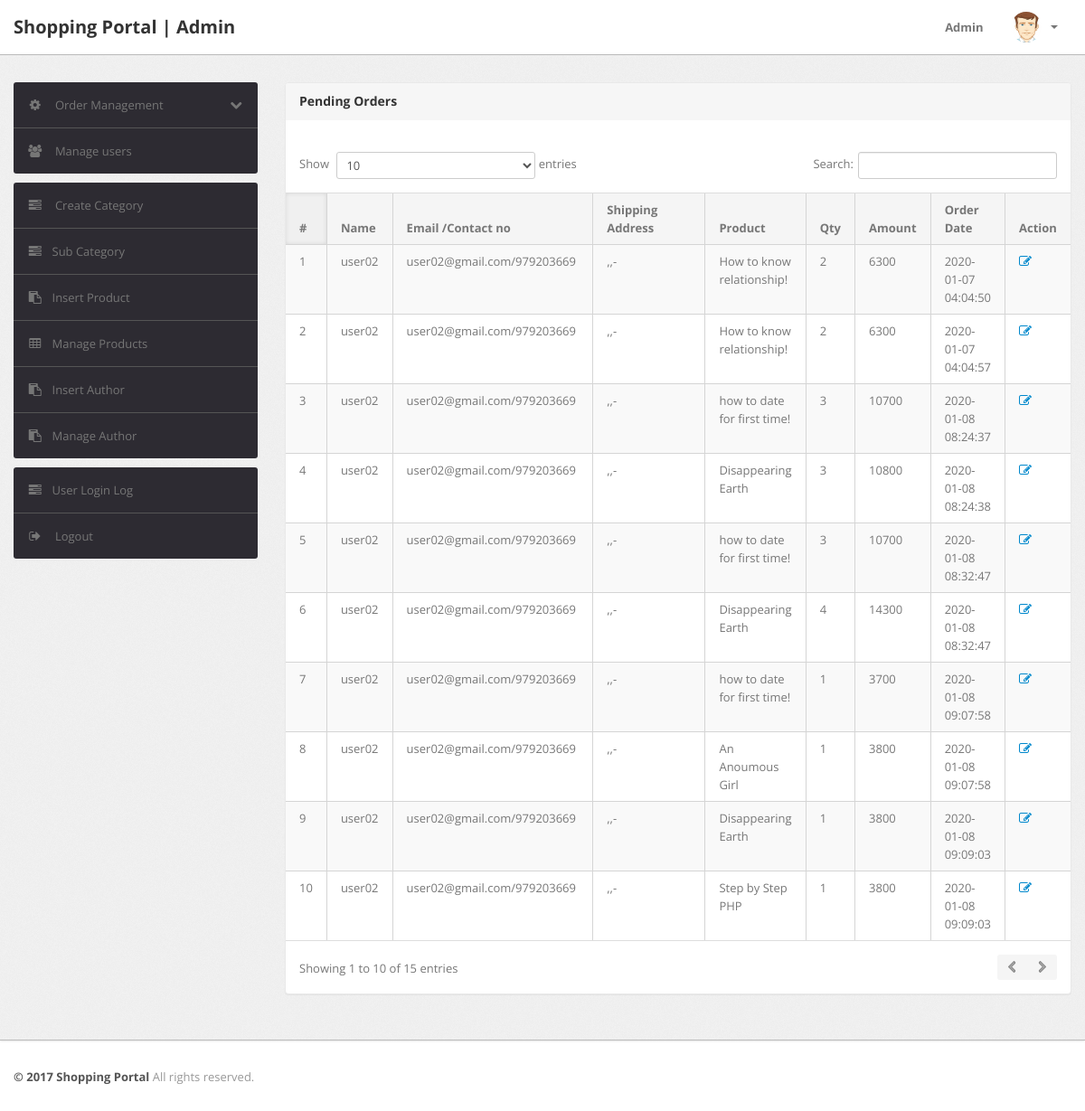
Screenshot of /php_bookshop/shopping/admin/pending-orders.php (signed in) with the database file from the repository.
### tables this page shows
CREATE TABLE `orders` (
  `id` int(11) NOT NULL,
  `userId` int(11) DEFAULT NULL,
  `productId` varchar(255) DEFAULT NULL,
  `quantity` int(11) DEFAULT NULL,
  `orderDate` timestamp NOT NULL DEFAULT current_timestamp(),
  `paymentMethod` varchar(50) DEFAULT NULL,
  `orderStatus` varchar(55) DEFAULT NULL
);

CREATE TABLE `users` (
  `id` int(11) NOT NULL,
  `name` varchar(255) DEFAULT NULL,
  `email` varchar(255) DEFAULT NULL,
  `contactno` bigint(11) DEFAULT NULL,
  `password` varchar(255) DEFAULT NULL,
  `shippingAddress` longtext DEFAULT NULL,
  `shippingState` varchar(255) DEFAULT NULL,
  `shippingCity` varchar(255) DEFAULT NULL,
  `shippingPincode` int(11) DEFAULT NULL,
  `billingAddress` longtext DEFAULT NULL,
  `billingState` varchar(255) DEFAULT NULL,
  `billingCity` varchar(255) DEFAULT NULL,
  `billingPincode` int(11) DEFAULT NULL,
  `regDate` timestamp NOT NULL DEFAULT current_timestamp(),
  `updationDate` varchar(255) DEFAULT NULL
);

CREATE TABLE `products` (
  `id` int(11) NOT NULL,
  `category` int(11) NOT NULL,
  `subCategory` int(11) DEFAULT NULL,
  `productName` varchar(255) DEFAULT NULL,
  `productCompany` varchar(255) DEFAULT NULL,
  `productPrice` int(11) DEFAULT NULL,
  `productPriceBeforeDiscount` int(11) DEFAULT NULL,
  `productDescription` longtext DEFAULT NULL,
  `productImage1` varchar(255) DEFAULT NULL,
  `productImage2` varchar(255) DEFAULT NULL,
  `productImage3` varchar(255) DEFAULT NULL,
  `shippingCharge` int(11) DEFAULT NULL,
  `productAvailability` varchar(255) DEFAULT NULL,
  `postingDate` timestamp NULL DEFAULT current_timestamp(),
  `updationDate` varchar(255) DEFAULT NULL
);

### php_bookshop/shopping/admin/pending-orders.php (the view, shortened to what this page needs)
<?php
include('include/config.php');
if(strlen($_SESSION['alogin'])==0)
	{
header('location:index.php');
}
else{
?>
<!DOCTYPE html>
<html lang="en">
<head>
	<link type="text/css" href="bootstrap/css/bootstrap.min.css" rel="stylesheet">
	<link type="text/css" href="bootstrap/css/bootstrap-responsive.min.css" rel="stylesheet">
	<link type="text/css" href="css/theme.css" rel="stylesheet">
	<link type="text/css" href="images/icons/css/font-awesome.css" rel="stylesheet">
</head>
<body>
<?php include('include/header.php');?>
	<div class="wrapper">
		<div class="container">
			<div class="row">
<?php include('include/sidebar.php');?>
			<div class="span9">
					<div class="content">
	<div class="module">
							<div class="module-head">
								<h3>Pending Orders</h3>
							</div>
							<div class="module-body table">
									<br />
								<table cellpadding="0" cellspacing="0" border="0" class="datatable-1 table table-bordered table-striped	 display table-responsive" >
									<thead>
										<tr>
											<th>#</th>
											<th> Name</th>
											<th width="50">Email /Contact no</th>
											<th>Shipping Address</th>
											<th>Product </th>
											<th>Qty </th>
											<th>Amount </th>
											<th>Order Date</th>
											<th>Action</th>
										</tr>
									</thead>
<tbody>
<?php
$status='Delivered';
$query=mysqli_query($con,"select users.name as username,users.email as useremail,users.contactno as usercontact,users.shippingAddress as shippingaddress,users.shippingCity as shippingcity,users.shippingState as shippingstate,users.shippingPincode as shippingpincode,products.productName as productname,products.shippingCharge as shippingcharge,orders.quantity as quantity,orders.orderDate as orderdate,products.productPrice as productprice,orders.id as id  from orders join users on  orders.userId=users.id join products on products.id=orders.productId where orders.	orderStatus!='$status' or orders.orderStatus is null");
$cnt=1;
while($row=mysqli_fetch_array($query))
{
?>
										<tr>
											<td><?php echo htmlentities($cnt);?></td>
											<td><?php echo htmlentities($row['username']);?></td>
<td><?php echo htmlentities($row['useremail']);?>/<?php echo htmlentities($row['usercontact']);?></td>
<td><?php echo htmlentities($row['shippingaddress'].",".$row['shippingcity'].",".$row['shippingstate']."-".$row['shippingpincode']);?></td>
											<td><?php echo htmlentities($row['productname']);?></td>
											<td><?php echo htmlentities($row['quantity']);?></td>
											<td><?php echo htmlentities($row['quantity']*$row['productprice']+$row['shippingcharge']);?></td>
											<td><?php echo htmlentities($row['orderdate']);?></td>
											<td>   <a href="updateorder.php?oid=<?php echo htmlentities($row['id']);?>" title="Update order" target="_blank"><i class="icon-edit"></i></a>
											</td>
											</tr>
										<?php $cnt=$cnt+1; } ?>
										</tbody>
								</table>
							</div>
						</div>
					</div>
				</div>
			</div>
		</div>
	</div>
<?php include('include/footer.php');?>
</body>
<?php } ?>

### rows the page displays
orders: userId.name "user02", userId.email "user02@gmail.com", userId.contactno "979203669", userId.shippingPincode ",,-", productId.productName "How to know relationship!", quantity "2", $row['quantity']*$row['productprice']+$row['shippingcharge'] "6300", orderDate "2020-01-07 04:04:50"
orders: userId.name "user02", userId.email "user02@gmail.com", userId.contactno "979203669", userId.shippingPincode ",,-", productId.productName "How to know relationship!", quantity "2", $row['quantity']*$row['productprice']+$row['shippingcharge'] "6300", orderDate "2020-01-07 04:04:57"
orders: userId.name "user02", userId.email "user02@gmail.com", userId.contactno "979203669", userId.shippingPincode ",,-", productId.productName "how to date for first time!", quantity "3", $row['quantity']*$row['productprice']+$row['shippingcharge'] "10700", orderDate "2020-01-08 08:24:37"
orders: userId.name "user02", userId.email "user02@gmail.com", userId.contactno "979203669", userId.shippingPincode ",,-", productId.productName "Disappearing Earth", quantity "3", $row['quantity']*$row['productprice']+$row['shippingcharge'] "10800", orderDate "2020-01-08 08:24:38"
orders: userId.name "user02", userId.email "user02@gmail.com", userId.contactno "979203669", userId.shippingPincode ",,-", productId.productName "how to date for first time!", quantity "3", $row['quantity']*$row['productprice']+$row['shippingcharge'] "10700", orderDate "2020-01-08 08:32:47"
orders: userId.name "user02", userId.email "user02@gmail.com", userId.contactno "979203669", userId.shippingPincode ",,-", productId.productName "Disappearing Earth", quantity "4", $row['quantity']*$row['productprice']+$row['shippingcharge'] "14300", orderDate "2020-01-08 08:32:47"
orders: userId.name "user02", userId.email "user02@gmail.com", userId.contactno "979203669", userId.shippingPincode ",,-", productId.productName "how to date for first time!", quantity "1", $row['quantity']*$row['productprice']+$row['shippingcharge'] "3700", orderDate "2020-01-08 09:07:58"
orders: userId.name "user02", userId.email "user02@gmail.com", userId.contactno "979203669", userId.shippingPincode ",,-", productId.productName "An Anoumous Girl", quantity "1", $row['quantity']*$row['productprice']+$row['shippingcharge'] "3800", orderDate "2020-01-08 09:07:58"
orders: userId.name "user02", userId.email "user02@gmail.com", userId.contactno "979203669", userId.shippingPincode ",,-", productId.productName "Disappearing Earth", quantity "1", $row['quantity']*$row['productprice']+$row['shippingcharge'] "3800", orderDate "2020-01-08 09:09:03"
orders: userId.name "user02", userId.email "user02@gmail.com", userId.contactno "979203669", userId.shippingPincode ",,-", productId.productName "Step by Step PHP", quantity "1", $row['quantity']*$row['productprice']+$row['shippingcharge'] "3800", orderDate "2020-01-08 09:09:03"
